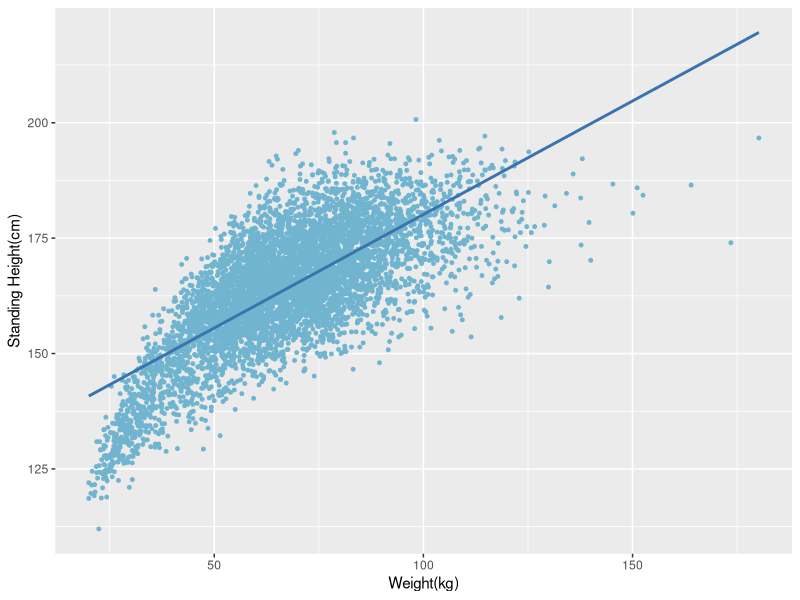

Source code (R):
library(ggplot2)

data1<-read.csv("data/BMX_clean.csv")

p<-ggplot(data1,aes(BMXWT,BMXHT)) +
    geom_point(size=1,colour="#70B4CF") +
    geom_smooth(method=lm,colour="#3A73AD",se=F) +
    labs(x="Weight(kg)",y="Standing Height(cm)")
ggsave("plot/3-scatterplot.png",p)